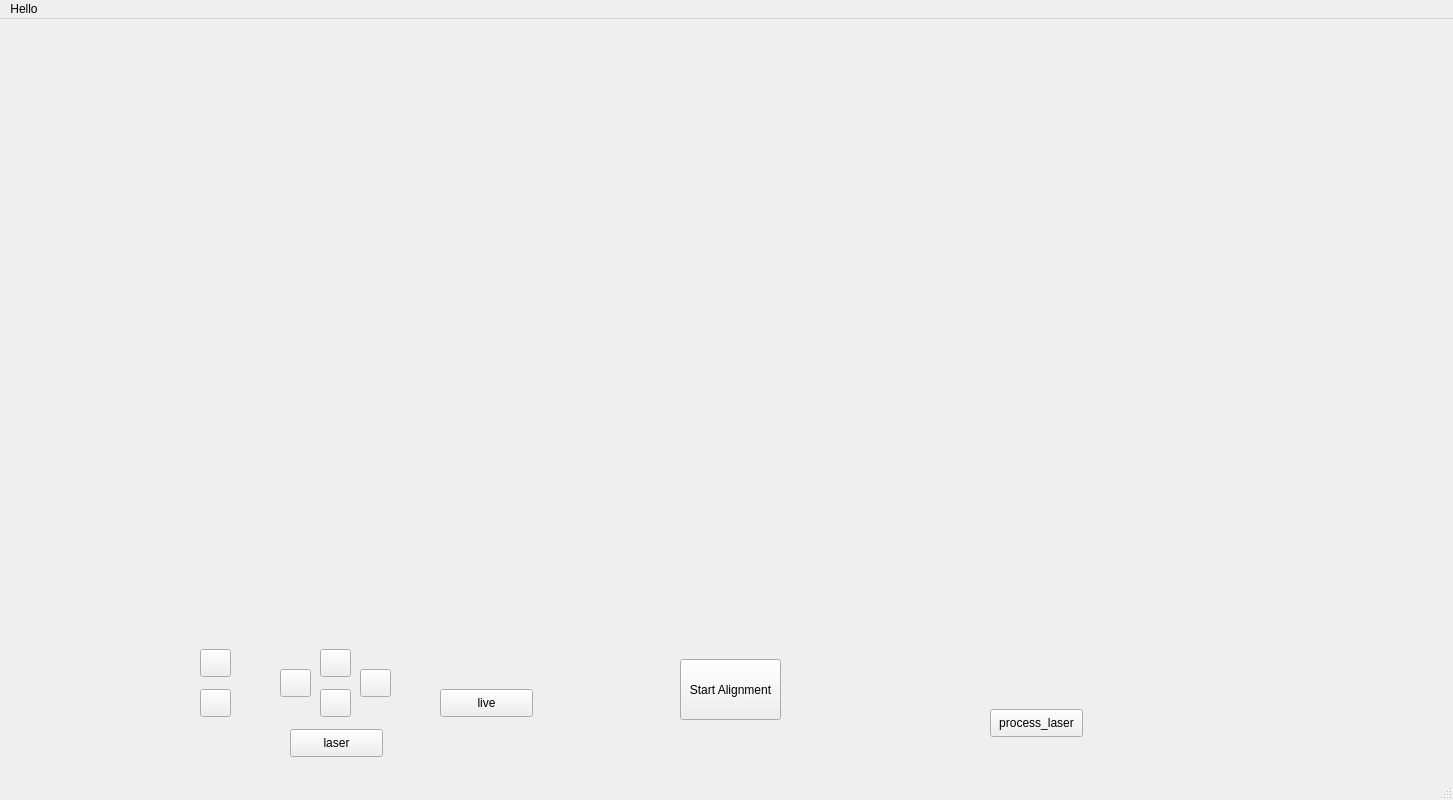
<?xml version="1.0" encoding="UTF-8"?>
<ui version="4.0">
 <class>MainWindow</class>
 <widget class="QMainWindow" name="MainWindow">
  <property name="geometry">
   <rect>
    <x>0</x>
    <y>0</y>
    <width>1453</width>
    <height>800</height>
   </rect>
  </property>
  <property name="windowTitle">
   <string>Basic Camera Feed</string>
  </property>
  <widget class="QWidget" name="centralwidget">
   <property name="layoutDirection">
    <enum>Qt::LeftToRight</enum>
   </property>
   <widget class="QWidget" name="camera_widget" native="true">
    <property name="geometry">
     <rect>
      <x>20</x>
      <y>10</y>
      <width>701</width>
      <height>611</height>
     </rect>
    </property>
    <layout class="QHBoxLayout" name="horizontalLayout"/>
   </widget>
   <widget class="QPushButton" name="start_button">
    <property name="geometry">
     <rect>
      <x>680</x>
      <y>640</y>
      <width>101</width>
      <height>61</height>
     </rect>
    </property>
    <property name="text">
     <string>Start Alignment</string>
    </property>
   </widget>
   <widget class="QWidget" name="processing_widget" native="true">
    <property name="geometry">
     <rect>
      <x>740</x>
      <y>10</y>
      <width>701</width>
      <height>611</height>
     </rect>
    </property>
    <layout class="QHBoxLayout" name="horizontalLayout_2"/>
   </widget>
   <widget class="QPushButton" name="up_button">
    <property name="geometry">
     <rect>
      <x>320</x>
      <y>630</y>
      <width>31</width>
      <height>28</height>
     </rect>
    </property>
    <property name="text">
     <string/>
    </property>
   </widget>
   <widget class="QPushButton" name="down_button">
    <property name="geometry">
     <rect>
      <x>320</x>
      <y>670</y>
      <width>31</width>
      <height>28</height>
     </rect>
    </property>
    <property name="text">
     <string/>
    </property>
   </widget>
   <widget class="QPushButton" name="left_button">
    <property name="geometry">
     <rect>
      <x>280</x>
      <y>650</y>
      <width>31</width>
      <height>28</height>
     </rect>
    </property>
    <property name="text">
     <string/>
    </property>
   </widget>
   <widget class="QPushButton" name="right_button">
    <property name="geometry">
     <rect>
      <x>360</x>
      <y>650</y>
      <width>31</width>
      <height>28</height>
     </rect>
    </property>
    <property name="text">
     <string/>
    </property>
   </widget>
   <widget class="QPushButton" name="live_button">
    <property name="geometry">
     <rect>
      <x>440</x>
      <y>670</y>
      <width>93</width>
      <height>28</height>
     </rect>
    </property>
    <property name="text">
     <string>live</string>
    </property>
   </widget>
   <widget class="QPushButton" name="plus_button">
    <property name="geometry">
     <rect>
      <x>200</x>
      <y>630</y>
      <width>31</width>
      <height>28</height>
     </rect>
    </property>
    <property name="text">
     <string/>
    </property>
   </widget>
   <widget class="QPushButton" name="minus_button">
    <property name="geometry">
     <rect>
      <x>200</x>
      <y>670</y>
      <width>31</width>
      <height>28</height>
     </rect>
    </property>
    <property name="text">
     <string/>
    </property>
   </widget>
   <widget class="QPushButton" name="laser_button">
    <property name="geometry">
     <rect>
      <x>290</x>
      <y>710</y>
      <width>93</width>
      <height>28</height>
     </rect>
    </property>
    <property name="text">
     <string>laser</string>
    </property>
   </widget>
   <widget class="QPushButton" name="laser_process_button">
    <property name="geometry">
     <rect>
      <x>990</x>
      <y>690</y>
      <width>93</width>
      <height>28</height>
     </rect>
    </property>
    <property name="text">
     <string>process_laser</string>
    </property>
   </widget>
  </widget>
  <widget class="QMenuBar" name="menubar">
   <property name="geometry">
    <rect>
     <x>0</x>
     <y>0</y>
     <width>1453</width>
     <height>26</height>
    </rect>
   </property>
   <widget class="QMenu" name="menuHello">
    <property name="title">
     <string>Hello</string>
    </property>
   </widget>
   <addaction name="menuHello"/>
  </widget>
  <widget class="QStatusBar" name="statusbar"/>
 </widget>
 <resources/>
 <connections/>
</ui>
